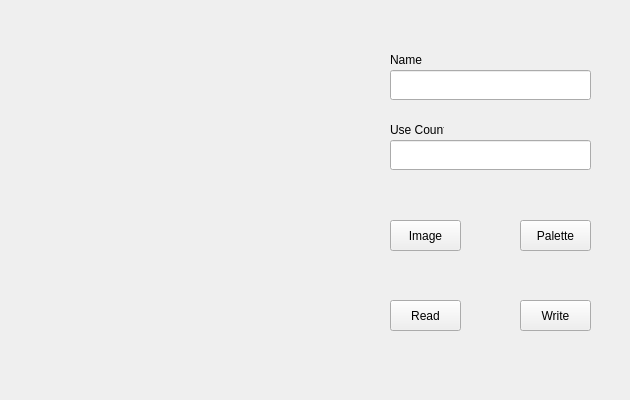
<?xml version="1.0" encoding="UTF-8"?>
<ui version="4.0">
 <class>ToolsSkin</class>
 <widget class="QWidget" name="ToolsSkin">
  <property name="geometry">
   <rect>
    <x>0</x>
    <y>0</y>
    <width>630</width>
    <height>400</height>
   </rect>
  </property>
  <property name="windowTitle">
   <string>ToolsSkin</string>
  </property>
  <widget class="QLabel" name="pixLabel">
   <property name="geometry">
    <rect>
     <x>40</x>
     <y>50</y>
     <width>300</width>
     <height>300</height>
    </rect>
   </property>
   <property name="text">
    <string/>
   </property>
  </widget>
  <widget class="QLabel" name="label_2">
   <property name="geometry">
    <rect>
     <x>390</x>
     <y>50</y>
     <width>54</width>
     <height>20</height>
    </rect>
   </property>
   <property name="text">
    <string>Name</string>
   </property>
  </widget>
  <widget class="QLineEdit" name="nameLineEdit">
   <property name="geometry">
    <rect>
     <x>390</x>
     <y>70</y>
     <width>201</width>
     <height>30</height>
    </rect>
   </property>
  </widget>
  <widget class="QLabel" name="label_3">
   <property name="geometry">
    <rect>
     <x>390</x>
     <y>120</y>
     <width>54</width>
     <height>20</height>
    </rect>
   </property>
   <property name="text">
    <string>Use Count</string>
   </property>
  </widget>
  <widget class="QLineEdit" name="countLineEdit">
   <property name="geometry">
    <rect>
     <x>390</x>
     <y>140</y>
     <width>201</width>
     <height>30</height>
    </rect>
   </property>
  </widget>
  <widget class="QPushButton" name="readButton">
   <property name="geometry">
    <rect>
     <x>390</x>
     <y>300</y>
     <width>71</width>
     <height>31</height>
    </rect>
   </property>
   <property name="text">
    <string>Read</string>
   </property>
  </widget>
  <widget class="QPushButton" name="writeButton">
   <property name="geometry">
    <rect>
     <x>520</x>
     <y>300</y>
     <width>71</width>
     <height>31</height>
    </rect>
   </property>
   <property name="text">
    <string>Write</string>
   </property>
  </widget>
  <widget class="QPushButton" name="localButton">
   <property name="geometry">
    <rect>
     <x>390</x>
     <y>220</y>
     <width>71</width>
     <height>31</height>
    </rect>
   </property>
   <property name="text">
    <string>Image</string>
   </property>
  </widget>
  <widget class="QPushButton" name="paletteButton">
   <property name="geometry">
    <rect>
     <x>520</x>
     <y>220</y>
     <width>71</width>
     <height>31</height>
    </rect>
   </property>
   <property name="text">
    <string>Palette</string>
   </property>
  </widget>
 </widget>
 <resources/>
 <connections/>
</ui>
